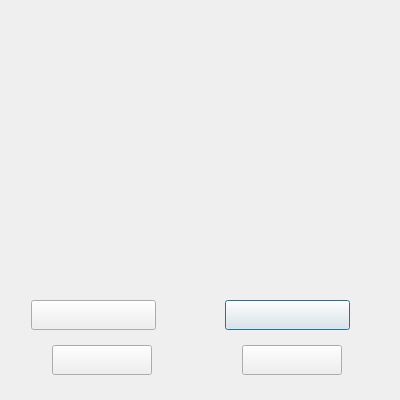
<?xml version="1.0" encoding="UTF-8"?>
<ui version="4.0">
 <class>UnlockSimpleAddCheckClass</class>
 <widget class="QDialog" name="UnlockSimpleAddCheckClass">
  <property name="geometry">
   <rect>
    <x>0</x>
    <y>0</y>
    <width>400</width>
    <height>400</height>
   </rect>
  </property>
  <property name="windowTitle">
   <string>解密信息</string>
  </property>
  <property name="windowIcon">
   <iconset resource="Lock.qrc">
    <normaloff>:/icon/mainicon/picture_lock/icon/icon_main_mainwindow.png</normaloff>:/icon/mainicon/picture_lock/icon/icon_main_mainwindow.png</iconset>
  </property>
  <property name="windowOpacity">
   <double>5.000000000000000</double>
  </property>
  <widget class="QLabel" name="label_show_1">
   <property name="geometry">
    <rect>
     <x>155</x>
     <y>84</y>
     <width>190</width>
     <height>12</height>
    </rect>
   </property>
   <property name="text">
    <string/>
   </property>
  </widget>
  <widget class="QLabel" name="label_show_2">
   <property name="geometry">
    <rect>
     <x>155</x>
     <y>126</y>
     <width>190</width>
     <height>12</height>
    </rect>
   </property>
   <property name="text">
    <string/>
   </property>
  </widget>
  <widget class="QLabel" name="label_show_3">
   <property name="geometry">
    <rect>
     <x>155</x>
     <y>167</y>
     <width>190</width>
     <height>12</height>
    </rect>
   </property>
   <property name="text">
    <string/>
   </property>
  </widget>
  <widget class="QLabel" name="label_show_4">
   <property name="geometry">
    <rect>
     <x>155</x>
     <y>208</y>
     <width>190</width>
     <height>12</height>
    </rect>
   </property>
   <property name="text">
    <string/>
   </property>
  </widget>
  <widget class="QLabel" name="label_show_5">
   <property name="geometry">
    <rect>
     <x>155</x>
     <y>249</y>
     <width>190</width>
     <height>12</height>
    </rect>
   </property>
   <property name="text">
    <string/>
   </property>
  </widget>
  <widget class="QPushButton" name="pushButton_import">
   <property name="geometry">
    <rect>
     <x>225</x>
     <y>300</y>
     <width>125</width>
     <height>30</height>
    </rect>
   </property>
   <property name="styleSheet">
    <string notr="true">border-image: url(:/icon/mainicon/picture_lock/icon/lock_button_normal_4.png);
border-image: url(:/icon/mainicon/picture_lock/icon/lock_button_pressed_4.png);</string>
   </property>
   <property name="text">
    <string/>
   </property>
  </widget>
  <widget class="QPushButton" name="pushButton_apply">
   <property name="geometry">
    <rect>
     <x>52</x>
     <y>345</y>
     <width>100</width>
     <height>30</height>
    </rect>
   </property>
   <property name="styleSheet">
    <string notr="true">border-image: url(:/icon/mainicon/picture_lock/icon/lock_button_normal_5.png);
border-image: url(:/icon/mainicon/picture_lock/icon/lock_button_pressed_5.png);</string>
   </property>
   <property name="text">
    <string/>
   </property>
  </widget>
  <widget class="QPushButton" name="pushButton_cancel">
   <property name="geometry">
    <rect>
     <x>242</x>
     <y>345</y>
     <width>100</width>
     <height>30</height>
    </rect>
   </property>
   <property name="styleSheet">
    <string notr="true">border-image: url(:/icon/mainicon/picture_lock/icon/lock_button_normal_6.png);
border-image: url(:/icon/mainicon/picture_lock/icon/lock_button_pressed_6.png);</string>
   </property>
   <property name="text">
    <string/>
   </property>
  </widget>
  <widget class="QPushButton" name="pushButton_look">
   <property name="geometry">
    <rect>
     <x>31</x>
     <y>300</y>
     <width>125</width>
     <height>30</height>
    </rect>
   </property>
   <property name="styleSheet">
    <string notr="true">border-image: url(:/icon/mainicon/picture_lock/icon/lock_button_normal_13.png);
border-image: url(:/icon/mainicon/picture_lock/icon/lock_button_pressed_13.png);</string>
   </property>
   <property name="text">
    <string/>
   </property>
  </widget>
 </widget>
 <resources>
  <include location="Lock.qrc"/>
 </resources>
 <connections/>
</ui>
